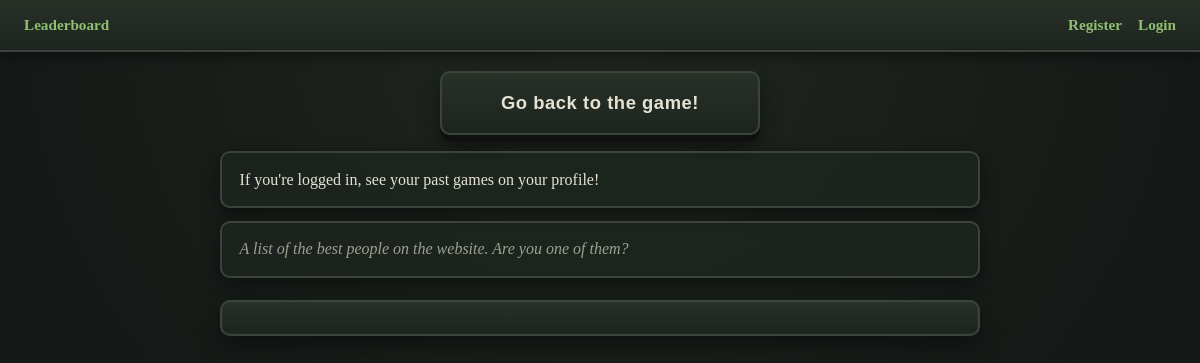
The app's page /leaderboard, older data.
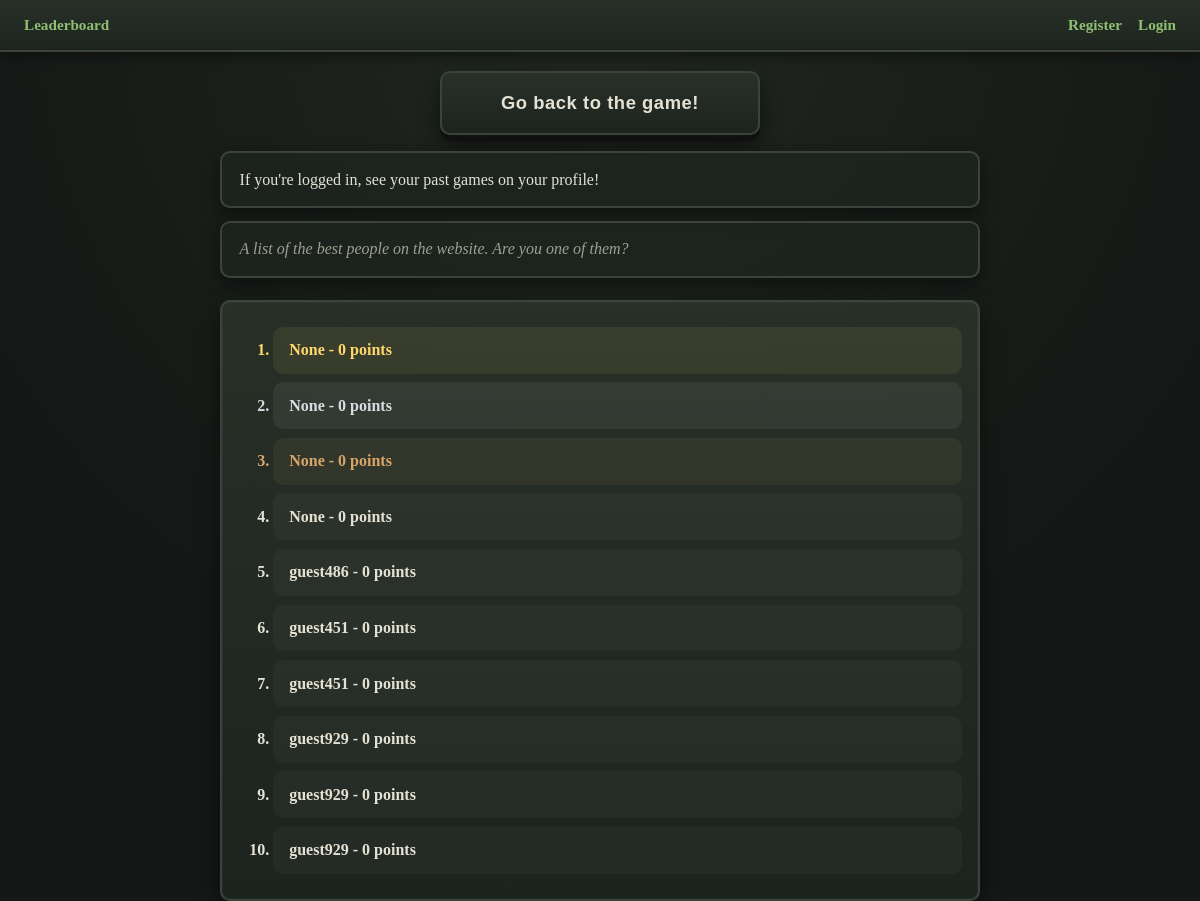
The same page, newer data.
### tables this page shows
CREATE TABLE past_games
(
    user_id TEXT, 
    timestamp DATETIME,
    score INTEGER,
    cheats_used BOOLEAN,
    PRIMARY KEY(user_id,timestamp),
    FOREIGN KEY (user_id) REFERENCES users(user_id)
);

### app.py (the view)
@app.route("/leaderboard", methods=["POST", "GET"])
def leaderboard():
    db = get_db()
    results = db.execute("""SELECT user_id,score
                        FROM past_games
                        ORDER BY score DESC
                        LIMIT 10;""").fetchall()
    return render_template("leaderboard.html", results=results)

### app.py (called while the page is built)
@app.before_request
def load_logged_in_user():
    g.user = session.get("user_id", None)
    g.is_guest = session.get("is_guest",None)

### database.py (called while the page is built)
def get_db():
    if "db" not in g:
        g.db = sqlite3.connect(DATABASE,
                detect_types=sqlite3.PARSE_DECLTYPES)
        g.db.row_factory = sqlite3.Row
    return g.db

### templates/leaderboard.html
{% extends "base.html" %}
    {% block main %}
    <button><a href="{{ url_for('index') }}">Go back to the game!</a></button>
    <p>If you're logged in, see your past games on your profile!</p>
    <p><i>A list of the best people on the website. Are you one of them?</i></p>
        <ol>
            {%for result in results%}
            <li>
                {{result["user_id"]}} -
                {{ result["score"] }} points
            </li>
            {%endfor%}
        </ol>
{% endblock %}

Row changes from the older to the newer data that the page shows:
added past_games: user_id "None", score "0"
added past_games: user_id "None", score "0"
added past_games: user_id "None", score "0"
added past_games: user_id "None", score "0"
added past_games: user_id "guest486", score "0"
added past_games: user_id "guest451", score "0"
added past_games: user_id "guest451", score "0"
added past_games: user_id "guest929", score "0"
added past_games: user_id "guest929", score "0"
added past_games: user_id "guest929", score "0"
